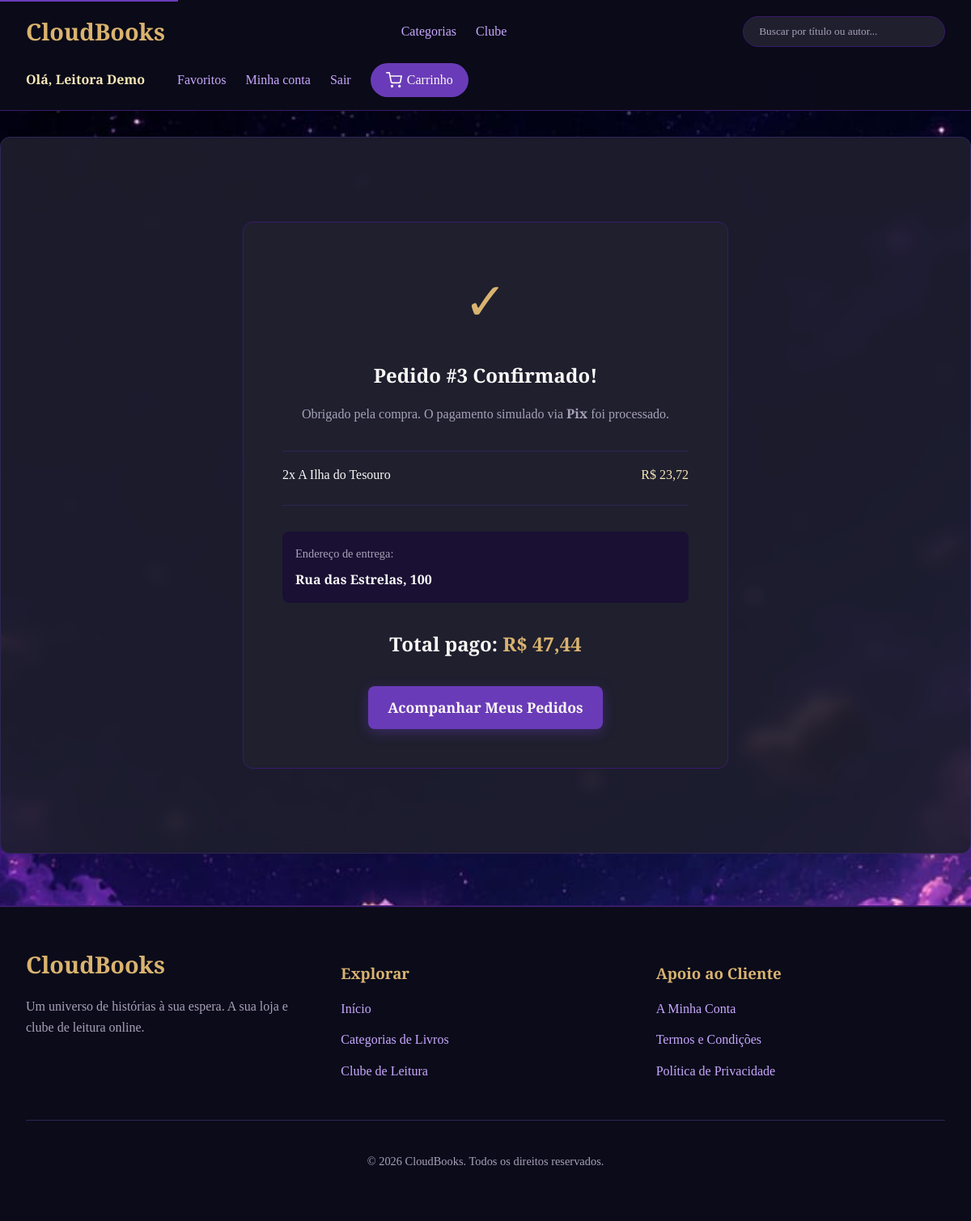
/pedido/3/ (signed in), run on the app's committed database.
### loja/models.py (models this page shows, shortened)
class Usuario(AbstractUser):
    telefone = models.CharField(max_length=20, blank=True)
    cpf = models.CharField("CPF", max_length=14, blank=True)
    data_nascimento = models.DateField(null=True, blank=True)
    cep = models.CharField("CEP", max_length=9, blank=True)
    endereco = models.CharField("endereço", max_length=200, blank=True)

class Pedido(models.Model):
    STATUS = [
        ("pendente", "Pendente"),
        ("pago", "Pago"),
        ("enviado", "Enviado"),
        ("entregue", "Entregue"),
        ("cancelado", "Cancelado"),
    ]
    usuario = models.ForeignKey(
        Usuario, on_delete=models.CASCADE, related_name="pedidos"
    )
    criado_em = models.DateTimeField(auto_now_add=True)
    endereco = models.CharField("endereço de entrega", max_length=200)
    pagamento = models.CharField(max_length=40)
    total = models.DecimalField(max_digits=10, decimal_places=2)
    status = models.CharField(max_length=20, choices=STATUS, default="pago")
    class Meta:
        ordering = ["-criado_em"]

class ItemPedido(models.Model):
    pedido = models.ForeignKey(Pedido, on_delete=models.CASCADE, related_name="itens")
    livro = models.ForeignKey(
        Livro, on_delete=models.PROTECT, related_name="itens_pedido"
    )
    quantidade = models.PositiveIntegerField()
    preco_unitario = models.DecimalField(max_digits=8, decimal_places=2)

class Livro(models.Model):
    titulo = models.CharField(max_length=200)
    autor = models.CharField(max_length=150)
    categoria = models.ForeignKey(
        Categoria, on_delete=models.PROTECT, related_name="livros"
    )
    isbn = models.CharField("ISBN", max_length=17, unique=True)
    ano_publicacao = models.PositiveIntegerField("ano de publicação")
    num_paginas = models.PositiveIntegerField("número de páginas")
    idioma = models.CharField(max_length=40, default="Português")
    descricao = models.TextField("descrição ou sinopse")
    preco = models.DecimalField(max_digits=8, decimal_places=2)
    estoque = models.PositiveIntegerField("quantidade em estoque", default=0)
    capa = models.ImageField("capa", upload_to="capas/", blank=True, null=True)
    criado_em = models.DateTimeField(auto_now_add=True)
    class Meta:
        ordering = ["-criado_em"]

### loja/views.py (the view)
# urls.py: path("pedido/<int:pk>/", views.confirmacao, name="confirmacao"),
@login_required
def confirmacao(request, pk):
    pedido = get_object_or_404(Pedido.objects.prefetch_related("itens__livro"), pk=pk, usuario=request.user)
    return render(request, "confirmacao.html", {"pedido": pedido})

### loja/context_processors.py (called while the page is built)
def carrinho(request):
    if request.user.is_authenticated:
        return {"qtd_carrinho": sum(request.user.itens_carrinho.values_list("quantidade", flat=True))}
    return {"qtd_carrinho": 0}

### templates/confirmacao.html (shortened to what this page needs)
{% extends "home.html" %}
{% block conteudo %}
<section class="confirmacao" style="text-align: center; max-width: 600px; margin: 4rem auto; background: var(--cor-paineis); padding: 3rem; border-radius: 12px; border: 1px solid var(--cor-roxo-principal);">
  <div style="font-size: 4rem; color: var(--cor-dourado-principal); margin-bottom: 1rem;">✓</div>
  <h1 style="color: var(--cor-texto-principal); margin-bottom: 0.5rem;">Pedido #{{ pedido.pk }} Confirmado!</h1>
  <p style="color: var(--cor-texto-suave); margin-bottom: 2rem;">Obrigado pela compra. O pagamento simulado via <strong>{{ pedido.pagamento }}</strong> foi processado.</p>
  <ul style="list-style: none; padding: 0; text-align: left; margin-bottom: 2rem; border-top: 1px solid var(--cor-azul-roxo); border-bottom: 1px solid var(--cor-azul-roxo); padding: 1rem 0;">
    {% for item in pedido.itens.all %}
    <li style="display: flex; justify-content: space-between; margin-bottom: 0.5rem;">
      <span>{{ item.quantidade }}x {{ item.livro.titulo }}</span>
      <span style="color: var(--cor-dourado-claro);">R$ {{ item.preco_unitario }}</span>
    </li>
    {% endfor %}
  </ul>
  <div style="text-align: left; background: var(--cor-fundo-secundario); padding: 1rem; border-radius: 8px; margin-bottom: 2rem;">
    <p style="margin: 0; color: var(--cor-texto-suave); font-size: 0.9rem;">Endereço de entrega:</p>
    <p style="margin: 0.5rem 0 0 0; font-weight: bold;">{{ pedido.endereco }}</p>
  </div>
  <p class="total" style="font-size: 1.5rem; font-weight: bold; margin-bottom: 2rem;">Total pago: <span style="color: var(--cor-dourado-principal);">R$ {{ pedido.total }}</span></p>
  <a class="botao" href="{% url 'configuracoes' %}">Acompanhar Meus Pedidos</a>
</section>
{% endblock %}

### templates/home.html (shortened to what this page needs)
{% load static %}
<!doctype html>
<html lang="pt-BR">
<head>
  <link rel="stylesheet" href="{% static 'css/estilo.css' %}">
</head>
<body class="{% block classe_corpo %}{% endblock %}">
{% block cabecalho %}
<header class="topo">
  <a class="marca" href="{% url 'home' %}" aria-label="CloudBooks - Página Inicial">CloudBooks</a>
  <nav aria-label="Navegação principal" class="nav-explorar">
    <a href="{% url 'categorias' %}">Categorias</a>
    <a href="{% url 'clube' %}">Clube</a>
  </nav>
  <form class="busca" action="{% url 'pesquisa' %}" method="get" role="search">
    <input id="campo-busca" type="search" name="q" placeholder="Buscar por título ou autor..." value="{{ request.GET.q }}">
  </form>
  <nav aria-label="Conta e Carrinho" class="nav-usuario">
    {% if user.is_authenticated %}
      <span style="color: var(--cor-dourado-claro); font-weight: 600; margin-right: 1rem;">Olá, {{ user.first_name|default:user.username }}</span>
      <a href="{% url 'favoritos' %}">Favoritos</a>
      <a href="{% url 'configuracoes' %}">Minha conta</a>
      <form method="post" action="{% url 'sair' %}" style="display: inline-block; margin: 0;">
        <button type="submit" style="background: none; border: none; color: var(--cor-lilas); cursor: pointer; font-family: inherit; font-size: 1rem; padding: 0;">Sair</button>
      </form>
      <a href="{% url 'carrinho' %}" class="link-carrinho" aria-label="Carrinho com {{ qtd_carrinho }} itens">
        Carrinho {% if qtd_carrinho > 0 %}<span class="badge-carrinho">{{ qtd_carrinho }}</span>{% endif %}
      </a>
    {% endif %}
  </nav>
</header>
{% endblock %}
<main id="conteudo-principal">
  {% block conteudo %}{% endblock %}
</main>
<footer class="rodape" aria-labelledby="rodape-titulo">
  <div class="rodape-conteudo">
    <div class="rodape-marca-info">
      <a class="marca" href="{% url 'home' %}" aria-hidden="true">CloudBooks</a>
      <p style="color: var(--cor-texto-suave); margin-top: 1rem;">Um universo de histórias à sua espera. A sua loja e clube de leitura online.</p>
    </div>
    <div class="rodape-links">
      <h3>Explorar</h3>
      <nav aria-label="Navegação do rodapé">
        <a href="{% url 'home' %}">Início</a>
        <a href="{% url 'categorias' %}">Categorias de Livros</a>
        <a href="{% url 'clube' %}">Clube de Leitura</a>
      </nav>
    </div>
    <div class="rodape-links">
      <h3>Apoio ao Cliente</h3>
      <nav aria-label="Links de apoio">
        <a href="{% url 'configuracoes' %}">A Minha Conta</a>
        <a href="#">Termos e Condições</a>
        <a href="#">Política de Privacidade</a>
      </nav>
    </div>
  </div>
  <div class="rodape-direitos">
    <p>&copy; 2026 CloudBooks. Todos os direitos reservados.</p>
  </div>
</footer>
</body>
</html>

### static/css/estilo.css (style rules this page uses)
:root { --cor-fundo-principal: #0B0B1A; --cor-fundo-secundario: #1A1033; --cor-roxo-principal: #3A1B6B; --cor-roxo-destaque: #6A3BB8; --cor-dourado-principal: #D9B36F; --cor-dourado-claro: #F7E6B7; --cor-roxo-suave: #8B5FD6; --cor-lilas: #C9A8FF; --cor-azul-roxo: #2E2653; --cor-azul-noturno: #4A5B8F; --cor-cinza-roxo: #6B5C7F; --cor-cinza-claro: #B8B2C7; --cor-texto-principal: #FAF8F6; --cor-texto-secundario: #E5D6B8; --cor-texto-suave: #A9A1B8; --cor-paineis: #1F1F2E; --cor-hover: #9B6BFF; --cor-ativo: #B67CFF; --cor-destaque: #F4C97A; --cor-erro: #FF6B8B; }
* { box-sizing: border-box; }
body { margin: 0; padding: 0; font-family: 'Cormorant Garamond', serif; color: var(--cor-texto-principal); background-image: url('../img/imgRoot.jpeg'); background-size: cover; background-position: center; background-attachment: fixed; background-repeat: no-repeat; background-color: var(--cor-fundo-principal); line-height: 1.6; }
a { color: var(--cor-lilas); text-decoration: none; transition: color 0.3s ease; }
.botao { background-color: var(--cor-roxo-destaque); color: var(--cor-texto-principal); padding: 0.8rem 1.5rem; border-radius: 8px; font-size: 1.1rem; font-family: inherit; font-weight: 600; text-decoration: none; border: none; cursor: pointer; transition: all 0.3s ease; display: inline-flex; align-items: center; justify-content: center; box-shadow: 0 4px 15px rgba(106, 59, 184, 0.4); }
.topo { display: flex; justify-content: space-between; align-items: center; padding: 1rem 2rem; background: rgba(11, 11, 26, 0.95); backdrop-filter: blur(10px); border-bottom: 1px solid var(--cor-roxo-principal); position: sticky; top: 0; z-index: 100; gap: 1rem; flex-wrap: wrap; }
.marca { font-size: 1.8rem; font-weight: 700; color: var(--cor-dourado-principal); }
.nav-explorar, .nav-usuario { display: flex; gap: 1.5rem; align-items: center; flex-wrap: wrap; }
.busca input { padding: 0.6rem 1.2rem; border-radius: 25px; border: 1px solid var(--cor-roxo-principal); background: var(--cor-paineis); color: var(--cor-texto-principal); min-width: 250px; font-family: inherit; transition: border-color 0.3s; }
.busca input::placeholder { color: var(--cor-texto-suave); }
.link-carrinho { display: flex; align-items: center; background: var(--cor-roxo-destaque); padding: 0.5rem 1.2rem; border-radius: 25px; color: var(--cor-texto-principal); }
main { max-width: 1200px; margin: 2rem auto; padding: 2.5rem; background: rgba(31, 31, 46, 0.90); border-radius: 12px; backdrop-filter: blur(8px); border: 1px solid var(--cor-azul-roxo); min-height: 70vh; }
.rodape { background: var(--cor-fundo-principal); padding: 3rem 2rem; margin-top: 4rem; border-top: 2px solid var(--cor-roxo-principal); }
.rodape-conteudo { display: grid; grid-template-columns: repeat(auto-fit, minmax(250px, 1fr)); gap: 2rem; max-width: 1200px; margin: 0 auto; }
.rodape-links h3 { color: var(--cor-dourado-principal); margin-bottom: 1rem; }
.rodape-links nav { display: flex; flex-direction: column; gap: 0.8rem; }
.rodape-direitos { text-align: center; margin-top: 3rem; padding-top: 1.5rem; border-top: 1px solid var(--cor-azul-roxo); color: var(--cor-texto-suave); font-size: 0.9rem; }

### data on the page
Usuario: first_name "Leitora Demo"
Pedido: pk "3", pagamento "Pix", endereco "Rua das Estrelas, 100", total "47,44"
ItemPedido: quantidade "2", livro.titulo "A Ilha do Tesouro", preco_unitario "23,72"
